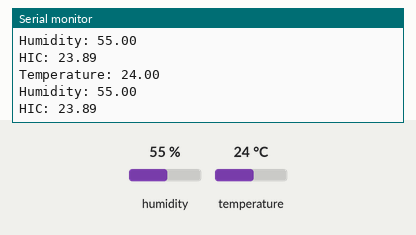
A sketch run on a simulated Arduino Uno, built with avr-gcc and run on an emulated ATmega328P. Parts: the last lines printed to the serial monitor. Inputs (shaded band) come from the test bench; at power-on: humidity 55 %, temperature 24 °C.

Above: at 3.8 s.
3.9 s: humidity set to 22 %
At 6.7 s:
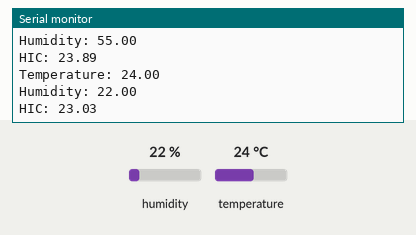
7.8 s: temperature set to 12 °C
At 9.9 s:
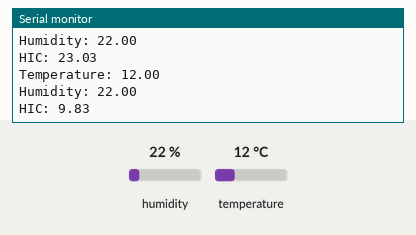
11.7 s: humidity set to 40 %
At 13.1 s:
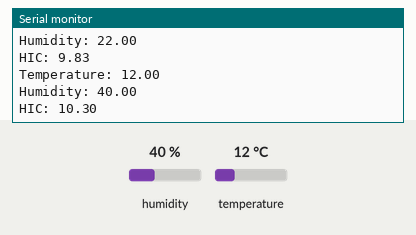
Timing chart, 0 to 14.7 s (numbered marks = the images above; inputs shaded):
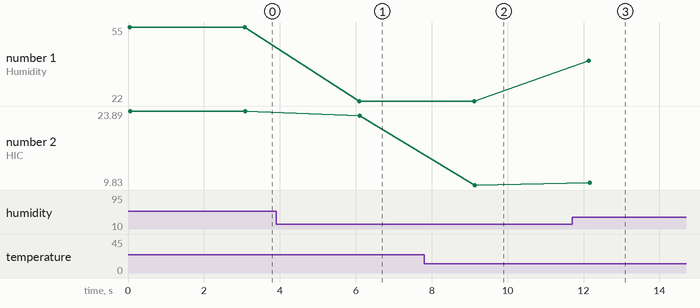

The sketch:

DHT11.ino
```cpp
#include <DHT.h>
#define DHT11_PIN 2
#define DHTTYPE DHT11

DHT dht(DHT11_PIN, DHTTYPE);

void setup() {
  // put your setup code here, to run once:
  Serial.begin(9600);
  dht.begin();
}

void loop() {
  // put your main code here, to run repeatedly:

  float t = dht.readTemperature(false);
  Serial.print("Temperature: ");
  Serial.println(t);
  float h = dht.readHumidity();
  Serial.print("Humidity: ");
  Serial.println(h);
  float hic = dht.computeHeatIndex(t, h, false);
  Serial.print("HIC: ");
  Serial.println(hic);
  delay(3000);
}
```

Measured:
- after the input at 3.9 s, the serial monitor: prints a new line after 2.2 s (image 1)
- after the input at 7.8 s, the serial monitor: prints a new line after 1.3 s (image 2)
- after the input at 11.7 s, the serial monitor: prints a new line after 0.44 s (image 3)
- plotted number 1: 55 → 22 after the input at 3.9 s, 22 → 40 after the input at 11.7 s
- plotted number 2: 23.89 → 23.03 after the input at 3.9 s, 23.03 → 9.83 after the input at 7.8 s, 9.83 → 10.3 after the input at 11.7 s
